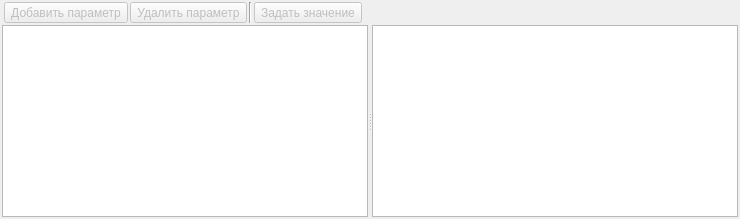
         <widget class="QWidget" name="tabSettingsPaySystems">
          <property name="autoFillBackground">
           <bool>true</bool>
          </property>
          <attribute name="title">
           <string>Платежные реквизиты</string>
          </attribute>
          <layout class="QGridLayout" name="gridLayout_3">
           <property name="leftMargin">
            <number>2</number>
           </property>
           <property name="topMargin">
            <number>2</number>
           </property>
           <property name="rightMargin">
            <number>2</number>
           </property>
           <property name="bottomMargin">
            <number>2</number>
           </property>
           <property name="spacing">
            <number>2</number>
           </property>
           <item row="1" column="0" colspan="6">
            <widget class="QSplitter" name="splitterPaysSystems">
             <property name="sizePolicy">
              <sizepolicy hsizetype="Expanding" vsizetype="Expanding">
               <horstretch>0</horstretch>
               <verstretch>0</verstretch>
              </sizepolicy>
             </property>
             <property name="orientation">
              <enum>Qt::Horizontal</enum>
             </property>
             <widget class="QTreeView" name="treeViewPaySystems"/>
             <widget class="QTreeView" name="treeViewPayParams"/>
            </widget>
           </item>
           <item row="0" column="5">
            <spacer name="horizontalSpacer">
             <property name="orientation">
              <enum>Qt::Horizontal</enum>
             </property>
             <property name="sizeHint" stdset="0">
              <size>
               <width>374</width>
               <height>20</height>
              </size>
             </property>
            </spacer>
           </item>
           <item row="0" column="3">
            <widget class="Line" name="line_2">
             <property name="orientation">
              <enum>Qt::Vertical</enum>
             </property>
            </widget>
           </item>
           <item row="0" column="1">
            <widget class="QToolButton" name="toolButtonAddPayParam">
             <property name="enabled">
              <bool>false</bool>
             </property>
             <property name="sizePolicy">
              <sizepolicy hsizetype="Preferred" vsizetype="Preferred">
               <horstretch>0</horstretch>
               <verstretch>0</verstretch>
              </sizepolicy>
             </property>
             <property name="text">
              <string>Добавить параметр</string>
             </property>
             <property name="icon">
              <iconset resource="../res.qrc">
               <normaloff>:/32/icons/32x32/add.png</normaloff>:/32/icons/32x32/add.png</iconset>
             </property>
             <property name="iconSize">
              <size>
               <width>24</width>
               <height>24</height>
              </size>
             </property>
             <property name="toolButtonStyle">
              <enum>Qt::ToolButtonTextBesideIcon</enum>
             </property>
            </widget>
           </item>
           <item row="0" column="2">
            <widget class="QToolButton" name="toolButtonDeletePayParam">
             <property name="enabled">
              <bool>false</bool>
             </property>
             <property name="sizePolicy">
              <sizepolicy hsizetype="Preferred" vsizetype="Preferred">
               <horstretch>0</horstretch>
               <verstretch>0</verstretch>
              </sizepolicy>
             </property>
             <property name="text">
              <string>Удалить параметр</string>
             </property>
             <property name="icon">
              <iconset resource="../res.qrc">
               <normaloff>:/32/icons/32x32/delete.png</normaloff>:/32/icons/32x32/delete.png</iconset>
             </property>
             <property name="iconSize">
              <size>
               <width>24</width>
               <height>24</height>
              </size>
             </property>
            </widget>
           </item>
           <item row="0" column="4">
            <widget class="QToolButton" name="toolButtonSetValuePayParam">
             <property name="enabled">
              <bool>false</bool>
             </property>
             <property name="sizePolicy">
              <sizepolicy hsizetype="Preferred" vsizetype="Preferred">
               <horstretch>0</horstretch>
               <verstretch>0</verstretch>
              </sizepolicy>
             </property>
             <property name="text">
              <string>Задать значение</string>
             </property>
             <property name="icon">
              <iconset resource="../res.qrc">
               <normaloff>:/64/icons/64x64/setvalue.png</normaloff>:/64/icons/64x64/setvalue.png</iconset>
             </property>
             <property name="iconSize">
              <size>
               <width>24</width>
               <height>24</height>
              </size>
             </property>
             <property name="toolButtonStyle">
              <enum>Qt::ToolButtonTextBesideIcon</enum>
             </property>
            </widget>
           </item>
          </layout>
         </widget>
